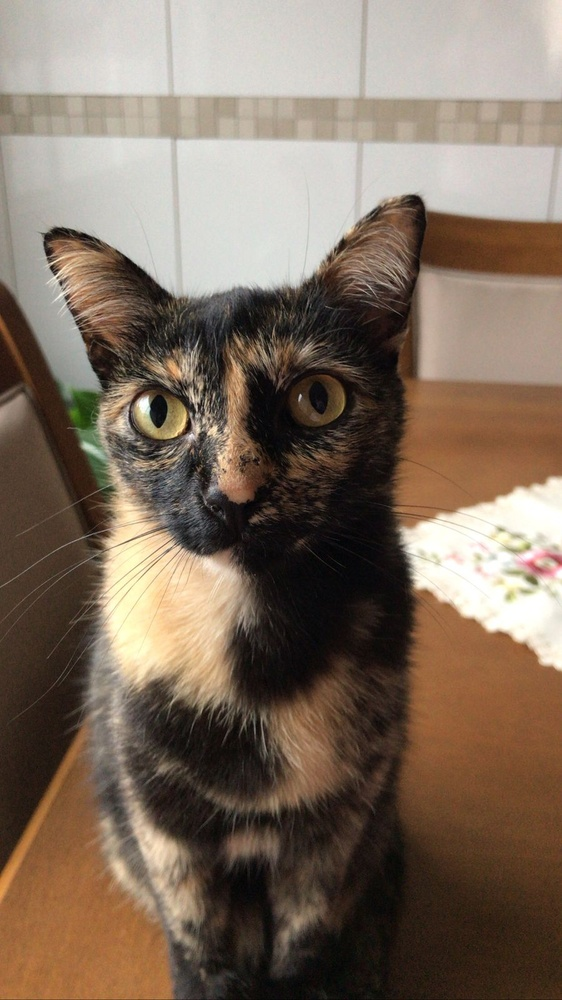
#> input picture algorithms/shiva.jpg, 562 x 1000 px, shrunk from 900 x 1600 before the run
$ python Grayscale.py
#> lines starting #> are read from the running program, lines starting #| are printed output that depends on the picture
import matplotlib.pyplot as plt
from PIL import Image

def grayscale(value):
    if 0 <= value <= 50:
        return 25
    elif 51 <= value <= 100:
        return 75
    elif 101 <= value <= 150:
        return 125
    elif 151 <= value <= 200:
        return 175
    elif 201 <= value <= 255:
        return 255
    return value

def segmentacao(image):
    largura, altura = image.size
    imagem_segmentada = Image.new("L", (largura, altura))

    original = image.load()
    saida = imagem_segmentada.load()

    for y in range(altura):
        for x in range(largura):
            saida[x, y] = grayscale(original[x, y])

    return imagem_segmentada

caminho_imagem = "shiva.jpg"
img = Image.open(caminho_imagem).convert("L")
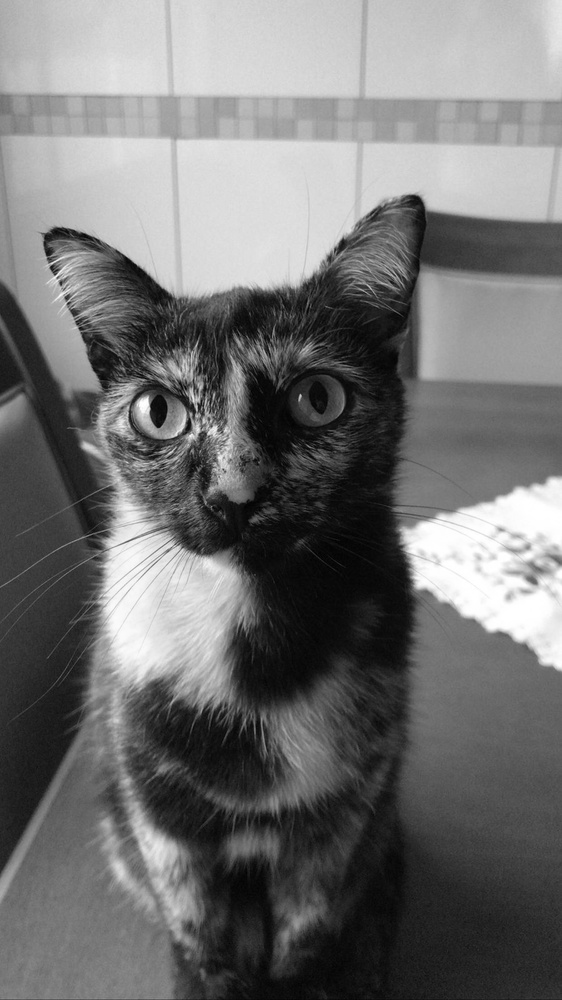
#> img: PIL image 562x1000 L; min 0, max 255, mean 113.7
segmented = segmentacao(img)
#> in segmentacao, `imagem_segmentada = Image.new("L", (largura, altura))`: imagem_segmentada: PIL image 562x1000 L; every value is 0
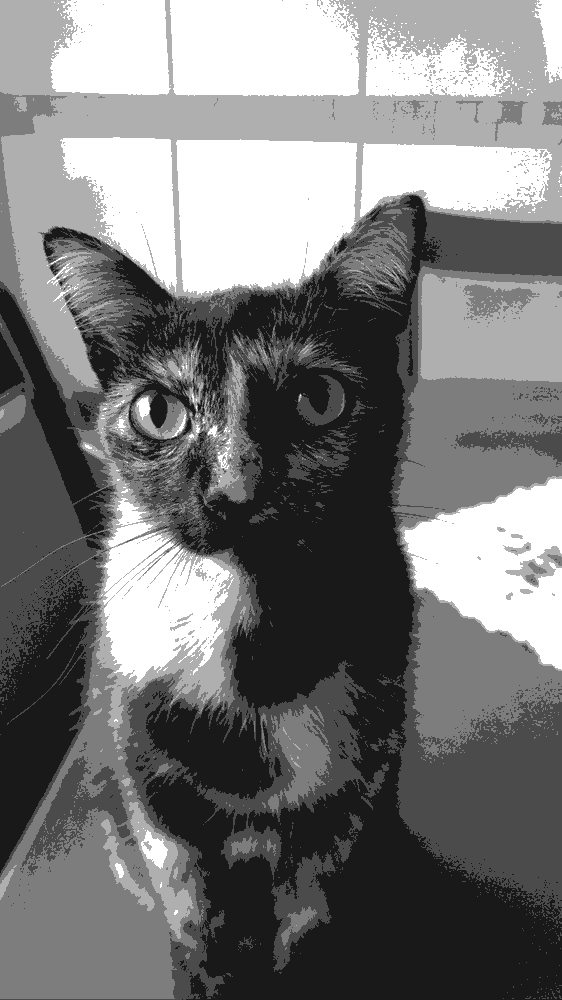
#> segmented: PIL image 562x1000 L; min 25, max 255, mean 121.1

fig, resultado = plt.subplots(1, 2, figsize=(10, 5))

resultado[0].imshow(img, cmap="gray", vmin=0, vmax=255)
resultado[0].set_title("Imagem Original")
resultado[0].axis("off")

resultado[1].imshow(segmented, cmap="gray", vmin=0, vmax=255)
resultado[1].set_title("Imagem Segmentada")
resultado[1].axis("off")

plt.show()
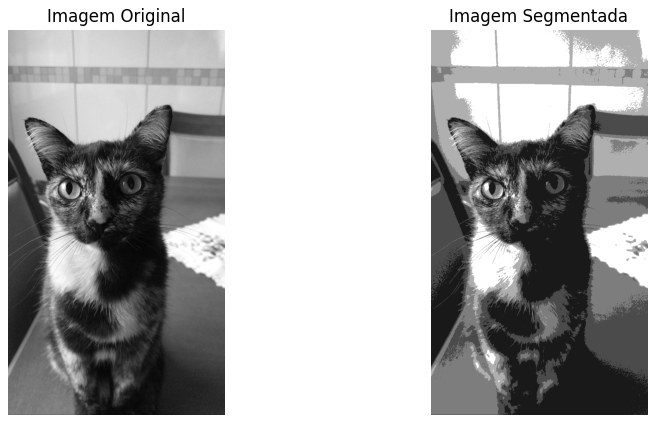
#> figure drawn by matplotlib, 2 panels
